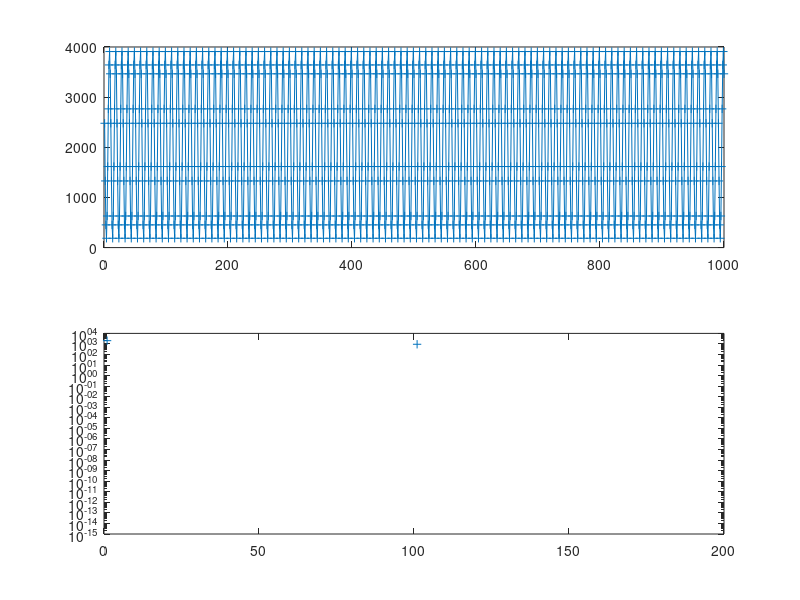

Source code (MATLAB):
%%
% This script creates a file.h containing the stream of data for the DAC
% and the corresponding varaibles to call in the real .ino file.
% 
% It works both for Octave and Matlab
% in the .ino file add "#include "filename.h""
%%

%% Parameters to set
filename = 'Waveforms_Gen.h';		% name of the header file to create
baseFreq = 1;     	% base frequeny of the arbitrary waveform
nPoints = 1e3;            % length of the multisine (1e4 and 1e5 take 2% and 20% of available memory on T3.6)
nbit = 12;			% resolution of the DAC
nPeriods = [100];  	% in the waveform, it is a vector with [1,4] you have two signals with 1 and 4 periods inside

stepTime = ((baseFreq*nPoints)^-1)*1e6;     % in us interrupt delay time (Delay)
maxDig = 2^nbit-1;    % resolution
f = baseFreq*nPeriods;  % in Hz
amplitude = 3/3.3; % full scale

%% Checks
% step time
if stepTime <= 2
	% I could not get good results with too fast output
    error('stepTime is shorter than 2 us')
else
    fprintf('stepTime is %.3f us\n', stepTime )
end

% Calculate frequencies
if max(nPeriods) >= nPoints/2 % aliasing
    error('nperiods is too high\n')
else
    for i = 1:length(f)
        fprintf('Frequency\t%d:\t%5.3f Hz\n', i, f(i))
    end
end

% Cutoff frequency
fprintf('Cutoff filter frequency: ~%d Hz\n', round(stepTime^-1*1e6))

% Length of the multisine (500'000 points take almost all the memory)
fprintf('Data length: %d\n', nPoints)

% Filename
fprintf('Filename:\n\t%s\n',filename)

%% Make waveform
Multisine = zeros(1,nPoints);   % arbitrary units
for i = 1:length(nPeriods)
	% multisine with random phase
    Multisine = Multisine + sin(2*pi*nPeriods(i)*(0:nPoints-1)/nPoints + pi*rand(1));
end
% Convert to integer decimals with the right resolution
Dec = round(maxDig*(amplitude * Multisine / (2*max(Multisine)) + 0.5));

%% Plot results
figure(1)
clf
subplot(2,1,1)
plot(Dec, '+-')
subplot(2,1,2)
semilogy(abs(fft(Dec))/nPoints,'+-')
xlim([0,2*max(nPeriods)])

%% Convert to hexadecimal
Hex = dec2hex(Dec);

%% Make file
fprintf('Writing file\n')
% open file
id = fopen(filename, 'w');

% first lines
firstLines = { ...
    '#ifndef _Waveforms_h_', ...    % do not repeat the #define, common use
    '#define _Waveforms_h_', ...    % common use
    sprintf('#define Delay %f // in us', stepTime) ...  % macros Delay (interrupt delay)
    sprintf('#define maxSamplesNum %d // length', nPoints) ...% macros maxSamplesNum (length of the waveform)    
    sprintf('//Number of points: %d', nPoints); ...        % number of points
    };

% lines for the number of periods
if length(nPeriods) == 1
    nPeriodsLine = sprintf('//Number of periods: %d', nPeriods);       % number of periods
else
    nPeriodsLine = sprintf('//Number of periods:\t');
    for i = nPeriods
        nPeriodsLine = cat(nPeriodsLine, sprintf('%d\t', i));
    end
end

% line for variable declaration
varDeclarationLine = 'static short waveformsTable[maxSamplesNum] = {'; % varaible waveformsTable (waveform declaration)

% last lines
lastLines = {'};', '#endif'};   

%% write file
% first lines
fprintf(id, '%s\n',firstLines{:});
% number of periods
fprintf(id, '%s\n',nPeriodsLine);
% variable declaration
fprintf(id, '%s\n',varDeclarationLine);
% data
fprintf(id, '\t0x%s,\t', Hex(1,:));
for i = 2:nPoints-1
    fprintf(id, '0x%s,\t', Hex(i,:));
    if mod(i,15) == 0   % new line
        fprintf(id,'\n\t');
    end
end
fprintf(id, '0x%s\t', Hex(end,:));
% last lines
fprintf(id, '%s\n',lastLines{:});

% close file
fclose(id);

%% done
fprintf('\nDone\n')
